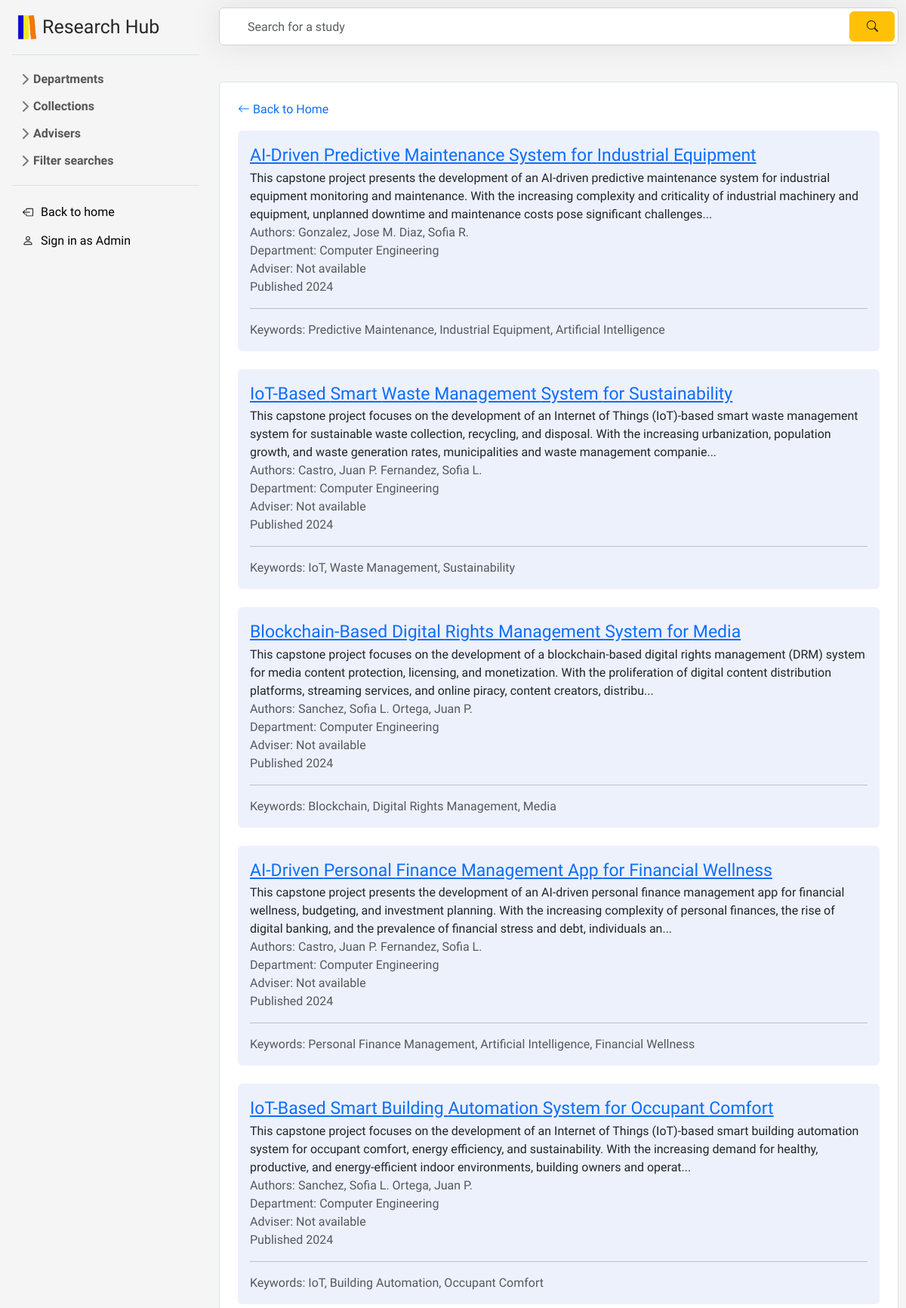
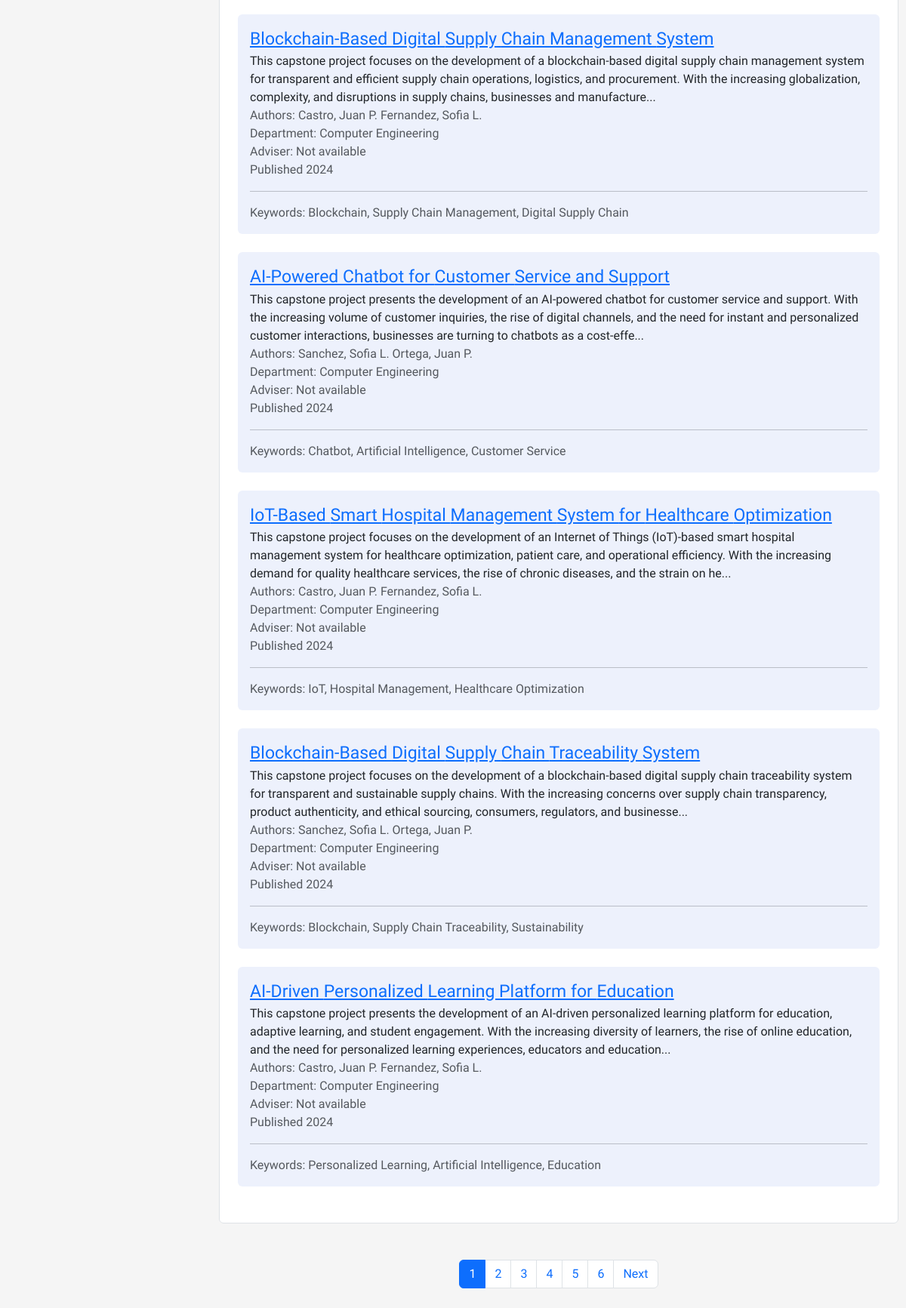
The page /f/user/comEng.php on the database as committed earlier (2 pictures, top to bottom).
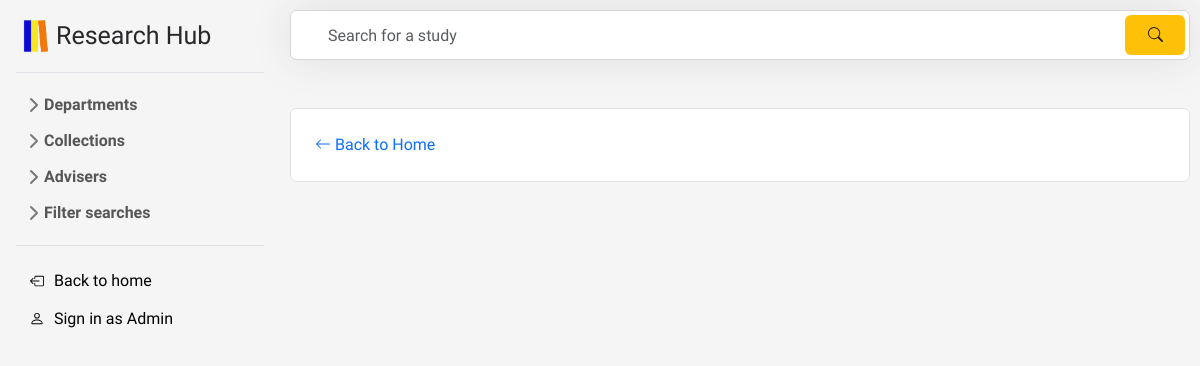
The same page on the database as committed later.
### tables this page shows
CREATE TABLE `studies` (
  `id` int(11) NOT NULL,
  `title` longtext NOT NULL,
  `authors` varchar(500) NOT NULL,
  `abstract` varchar(2000) NOT NULL,
  `year` varchar(5) NOT NULL,
  `adviser` int(11) NOT NULL,
  `dept` varchar(50) NOT NULL,
  `filename` varchar(255) NOT NULL,
  `keywords` longtext NOT NULL,
  `contributor` int(11) NOT NULL,
  `verified` int(11) NOT NULL,
  `popularity` int(11) NOT NULL DEFAULT 0
);

### f/user/comEng.php (the view, shortened to what this page needs)
<?php
include '../includes/header.php';
include 'sidebarUser.php';
echo "<link rel='stylesheet' type='text/css' href='../css/aDashStyle.css'>";
echo "<link rel='stylesheet' type='text/css' href='../css/scrollbar.css'>";
$studies = [];
$totalStudies = 0;
$studiesPerPage = 10;
$currentPage = isset($_GET['page']) ? intval($_GET['page']) : 1;
$offset = ($currentPage - 1) * $studiesPerPage;
try {
    $searchQuery = "";
    $stmt = $pdo->prepare("SELECT COUNT(*) AS total FROM `studies` WHERE dept = 'Computer Engineering' $searchQuery");
    $stmt->execute();
    $totalStudiesResult = $stmt->fetch(PDO::FETCH_ASSOC);
    $totalStudies = $totalStudiesResult['total'];
    $stmt = $pdo->prepare("SELECT * FROM `studies` WHERE dept = 'Computer Engineering' $searchQuery LIMIT :limit OFFSET :offset");
    $stmt->bindParam(':limit', $studiesPerPage, PDO::PARAM_INT);
    $stmt->bindParam(':offset', $offset, PDO::PARAM_INT);
    $stmt->execute();
    $studies = $stmt->fetchAll(PDO::FETCH_ASSOC);
} catch (PDOException $e) {
    echo "Error: " . $e->getMessage();
}
?>
<div id="content">
    <form class="search" action="" method="GET">
        <input type="text" class="form-control" name="search" placeholder="Search for a study" value="<?php echo isset($_GET['search']) ? htmlspecialchars($_GET['search']) : ''; ?>" autocomplete="off">
        <button type="submit" class="btn btn-warning">
            <svg xmlns="http://www.w3.org/2000/svg" width="15" height="15" fill="currentColor" class="bi bi-search" viewBox="0 0 16 16">
                <path d="M11.742 10.344a6.5 6.5 0 1 0-1.397 1.398h-.001q.044.06.098.115l3.85 3.85a1 1 0 0 0 1.415-1.414l-3.85-3.85a1 1 0 0 0-.115-.1zM12 6.5a5.5 5.5 0 1 1-11 0 5.5 5.5 0 0 1 11 0"/>
            </svg>
        </button>
    </form>
    <ul class="list-group mt-5 mb-5">
        <li class="list-group-item p-4">
            <a href="<?php echo isset($_GET['search']) ? 'comEng.php' : 'results.php'; ?>" class="text-decoration-none">
                <svg xmlns="http://www.w3.org/2000/svg" width="16" height="16" fill="currentColor" class="bi bi-arrow-left" viewBox="0 0 16 16">
                    <path fill-rule="evenodd" d="M15 8a.5.5 0 0 0-.5-.5H2.707l3.147-3.146a.5.5 0 1 0-.708-.708l-4 4a.5.5 0 0 0 0 .708l4 4a.5.5 0 0 0 .708-.708L2.707 8.5H14.5A.5.5 0 0 0 15 8"/>
                </svg>
                <?php echo isset($_GET['search']) ? "Back to Computer Engineering List" : "Back to Home"; ?>
            </a>
            <?php foreach ($studies as $study): ?>
                <ul style="list-style-type: none;" class="p-3 rounded ulInside mb-4 mt-3">
                    <li class="list-group-item-title d-flex">
                        <a href="display_dash.php?id=<?php echo $study['id']; ?>">
                            <?php $title = $study['title'];
                                if (strlen($title) > 50) {
                                    $words = explode(' ', $title);
                                    $new_title = '';
                                    $line_length = 0;
                                    foreach ($words as $word) {
                                        if ($line_length + strlen($word) > 70) {
                                            $new_title .= '<br>' . $word . ' ';
                                            $line_length = strlen($word) + 1;
                                        } else {
                                            $new_title .= $word . ' ';
                                            $line_length += strlen($word) + 1;
                                        }
                                    }
                                    echo $new_title;
                                } else {
                                    echo $title;
                                }
                            ?>
                        </a>
                    </li>
                    <li><?php echo substr($study['abstract'], 0, 300) . "..."; ?></li>
                    <li class="text-muted">Authors: <?php echo $study['authors']; ?></li>
                    <li class="text-muted">Department: <?php echo $study['dept']; ?></li>
                    <li class="text-muted">
                        <?php
                            $stmt_adviser = $pdo->prepare("SELECT name FROM advisers WHERE id = :adviser_id");
                            $stmt_adviser->bindParam(':adviser_id', $study['adviser']);
                            $stmt_adviser->execute();
                            $adviser = $stmt_adviser->fetch(PDO::FETCH_ASSOC);
                            if ($adviser) {
                                echo 'Adviser: ' . $adviser['name'];
                            } else {
                                echo 'Adviser: Not available';
                            }
                        ?>
                    </li>
                    <li class="text-muted">Published <?php echo $study['year']; ?></li>
                    <hr>
                    <li class="text-muted">Keywords: <?php echo $study['keywords']; ?></li>
                </ul>
            <?php endforeach; ?>
        </li>
    </ul>
    <?php if ($totalStudies > $studiesPerPage): ?>
        <nav aria-label="Page navigation example">
            <ul class="pagination justify-content-center">
                <?php
                    $totalPages = ceil($totalStudies / $studiesPerPage);
                    for ($i = 1; $i <= $totalPages; $i++):
                ?>
                    <li class="page-item <?php echo ($i === $currentPage) ? 'active' : ''; ?>">
                        <a class="page-link" href="?page=<?php echo $i; ?>"><?php echo $i; ?></a>
                    </li>
                <?php endfor; ?>
                <?php if ($currentPage < $totalPages): ?>
                    <li class="page-item">
                        <a class="page-link" href="?page=<?php echo $currentPage + 1; ?>">Next</a>
                    </li>
                <?php endif; ?>
            </ul>
        </nav>
    <?php endif; ?>
</div>

### f/includes/header.php (shortened to what this page needs)
<!DOCTYPE html>
<html lang="en">
<head>
    <link href="https://cdn.jsdelivr.net/npm/bootstrap@5.3.2/dist/css/bootstrap.min.css" rel="stylesheet"
>
    <link rel="stylesheet" href="https://pyscript.net/releases/2024.1.1/core.css" />
</head>
<body>
</body>
</html>

### f/user/sidebarUser.php (shortened to what this page needs)
<!DOCTYPE html>
<html lang="en">
<head>
</head>
<body>
    <div class="flex-shrink-0 p-3 dash" style="width: 280px; height: 100%;">
        <div class="d-flex align-items-center pb-3 mb-3 link-dark text-decoration-none border-bottom">
            <a href="../user/results.php" style="text-decoration: none;" class="d-flex align-items-center">
                <img src="../img/logo.png" alt="" style="width: 40px;">
                <span style="font-size: 25px; color: #28282B;">Research Hub</span>
            </a>
        </div>
        <ul class="list-unstyled ps-0">
            <li class="mb-1">
                <button class="btn btn-toggle align-items-center rounded collapsed" data-bs-toggle="collapse" data-bs-target="#home-collapse" aria-expanded="false">
                    Departments
                </button>
            </li>
            <li class="mb-1">
                <button class="btn btn-toggle align-items-center rounded collapsed" data-bs-toggle="collapse" data-bs-target="#dashboard-collapse" aria-expanded="false">
                    Collections
                </button>
            </li>
            <li class="mb-1">
                <button class="btn btn-toggle align-items-center rounded collapsed" data-bs-toggle="collapse" data-bs-target="#adviser-collapse" aria-expanded="false">
                    Advisers
                </button>
            </li>
            <li class="">
                <button class="btn btn-toggle align-items-center rounded collapsed" data-bs-toggle="collapse" data-bs-target="#filter-collapse" aria-expanded="false">
                    Filter searches
                </button>
            </li>
            <div style="position: relative; bottom: 0;" class="border-top mt-3">
                <button type="button" class="btn mt-3" id="backHome" style="align-items: center;">
                    <a href="https://uresearchub.rf.gd" id="backHome">
                        <span style="margin-left: 5px;">Back to home</span>
                    </a>
                </button>
                <button type="button" class="btn" id="signInAdmin" style="align-items: center;">
                    <a href="../admin/aSignIn.php" id="signInAdmin">
                    <span style="margin-left: 5px;">Sign in as Admin</span>
                    </a>
                </button>
            </div>
        </ul>
    </div>
</body>

### f/css/aDashStyle.css (style rules this page uses)
body { min-height: 100vh; min-height: -webkit-fill-available; background-color: #F5F5F5; display: flex; margin: 0; overflow-y: auto; font-family: 'Nunito Sans', sans-serif; }
html { height: -webkit-fill-available; }
.bi { vertical-align: -.125em; pointer-events: none; fill: currentColor; }
.btn-toggle { display: inline-flex; align-items: center; padding: .25rem .5rem; font-weight: 600; color: rgba(0, 0, 0, .65); background-color: transparent; border: 0; }
.dash { width: 280px; min-height: 100vh; overflow-y: auto; background-color: #F5F5F5; position: fixed; top: 0; left: 0; bottom: 0; }
.btn-toggle::before { width: 1.25em; line-height: 0; transition: transform .35s ease; transform-origin: .5em 50%; }
#content { margin-left: 280px; flex-grow: 1; padding: 10px; }
.search { position: relative; box-shadow: 0 0 40px rgba(51, 51, 51, .1); }
.search input { height: 50px; text-indent: 25px; border: 1px solid #d6d4d4; }
.search button { position: absolute; top: 5px; right: 5px; height: 40px; width: 60px; border: none; color: rgba(0, 0, 0, .85); }
.list-group-item-title { font-size: 23px; display: flex; justify-content: space-between; align-items: center; }
.ulInside { background-color: #EDF1FC; }

### f/user/sidebarUser.php (style rules this page uses)
#signInAdmin, #backHome { color: black; text-decoration: none; }

Rows that differ between the two databases and show on the page:
removed studies: title "AI-Driven", title "Predictive", title "Maintenance", title "System", title "for", title "Industrial", title "Equipment", abstract "This capstone project presents the development of an AI-driven predictive maintenance system for industrial equipment monitoring and maintenance. With the increasing complexity and criticality of industrial machinery and equipment, unplanned downtime and maintenance costs pose significant challenges", authors "Gonzalez, Jose M. Diaz, Sofia R.", dept "Computer Engineering", year "2024", keywords "Predictive Maintenance, Industrial Equipment, Artificial Intelligence"
removed studies: title "IoT-Based", title "Smart", title "Waste", title "Management", title "System", title "for", title "Sustainability", abstract "This capstone project focuses on the development of an Internet of Things (IoT)-based smart waste management system for sustainable waste collection, recycling, and disposal. With the increasing urbanization, population growth, and waste generation rates, municipalities and waste management companie", authors "Castro, Juan P. Fernandez, Sofia L.", dept "Computer Engineering", year "2024", keywords "IoT, Waste Management, Sustainability"
removed studies: title "Blockchain-Based", title "Digital", title "Rights", title "Management", title "System", title "for", title "Media", abstract "This capstone project focuses on the development of a blockchain-based digital rights management (DRM) system for media content protection, licensing, and monetization. With the proliferation of digital content distribution platforms, streaming services, and online piracy, content creators, distribu", authors "Sanchez, Sofia L. Ortega, Juan P.", dept "Computer Engineering", year "2024", keywords "Blockchain, Digital Rights Management, Media"
removed studies: title "AI-Driven", title "Personal", title "Finance", title "Management", title "App", title "for", title "Financial", title "Wellness", abstract "This capstone project presents the development of an AI-driven personal finance management app for financial wellness, budgeting, and investment planning. With the increasing complexity of personal finances, the rise of digital banking, and the prevalence of financial stress and debt, individuals an", authors "Castro, Juan P. Fernandez, Sofia L.", dept "Computer Engineering", year "2024", keywords "Personal Finance Management, Artificial Intelligence, Financial Wellness"
removed studies: title "IoT-Based", title "Smart", title "Building", title "Automation", title "System", title "for", title "Occupant", title "Comfort", abstract "This capstone project focuses on the development of an Internet of Things (IoT)-based smart building automation system for occupant comfort, energy efficiency, and sustainability. With the increasing demand for healthy, productive, and energy-efficient indoor environments, building owners and operat", authors "Sanchez, Sofia L. Ortega, Juan P.", dept "Computer Engineering", year "2024", keywords "IoT, Building Automation, Occupant Comfort"
removed studies: title "Blockchain-Based", title "Digital", title "Supply", title "Chain", title "Management", title "System", abstract "This capstone project focuses on the development of a blockchain-based digital supply chain management system for transparent and efficient supply chain operations, logistics, and procurement. With the increasing globalization, complexity, and disruptions in supply chains, businesses and manufacture", authors "Castro, Juan P. Fernandez, Sofia L.", dept "Computer Engineering", year "2024", keywords "Blockchain, Supply Chain Management, Digital Supply Chain"
removed studies: title "AI-Powered", title "Chatbot", title "for", title "Customer", title "Service", title "and", title "Support", abstract "This capstone project presents the development of an AI-powered chatbot for customer service and support. With the increasing volume of customer inquiries, the rise of digital channels, and the need for instant and personalized customer interactions, businesses are turning to chatbots as a cost-effe", authors "Sanchez, Sofia L. Ortega, Juan P.", dept "Computer Engineering", year "2024", keywords "Chatbot, Artificial Intelligence, Customer Service"
removed studies: title "IoT-Based", title "Smart", title "Hospital", title "Management", title "System", title "for", title "Healthcare", title "Optimization", abstract "This capstone project focuses on the development of an Internet of Things (IoT)-based smart hospital management system for healthcare optimization, patient care, and operational efficiency. With the increasing demand for quality healthcare services, the rise of chronic diseases, and the strain on he", authors "Castro, Juan P. Fernandez, Sofia L.", dept "Computer Engineering", year "2024", keywords "IoT, Hospital Management, Healthcare Optimization"
removed studies: title "Blockchain-Based", title "Digital", title "Supply", title "Chain", title "Traceability", title "System", abstract "This capstone project focuses on the development of a blockchain-based digital supply chain traceability system for transparent and sustainable supply chains. With the increasing concerns over supply chain transparency, product authenticity, and ethical sourcing, consumers, regulators, and businesse", authors "Sanchez, Sofia L. Ortega, Juan P.", dept "Computer Engineering", year "2024", keywords "Blockchain, Supply Chain Traceability, Sustainability"
removed studies: title "AI-Driven", title "Personalized", title "Learning", title "Platform", title "for", title "Education", abstract "This capstone project presents the development of an AI-driven personalized learning platform for education, adaptive learning, and student engagement. With the increasing diversity of learners, the rise of online education, and the need for personalized learning experiences, educators and education", authors "Castro, Juan P. Fernandez, Sofia L.", dept "Computer Engineering", year "2024", keywords "Personalized Learning, Artificial Intelligence, Education"
Other text that changed with them:
list line gone: "1"
list line gone: "2"
list line gone: "3"
list line gone: "4"
list line gone: "5"
list line gone: "6"
text no longer shown: "Next"
